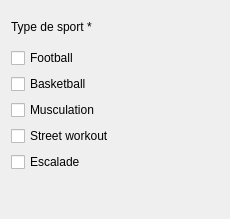
      <widget class="QWidget" name="scrollAreaWidgetContents_2">
       <property name="geometry">
        <rect>
         <x>0</x>
         <y>0</y>
         <width>230</width>
         <height>219</height>
        </rect>
       </property>
       <layout class="QGridLayout" name="gridLayout_3">
        <item row="1" column="0">
         <layout class="QVBoxLayout" name="Type_sport_2">
          <item>
           <widget class="QLabel" name="label_Sportp">
            <property name="maximumSize">
             <size>
              <width>250</width>
              <height>50</height>
             </size>
            </property>
            <property name="text">
             <string>Type de sport *</string>
            </property>
           </widget>
          </item>
          <item>
           <layout class="QVBoxLayout" name="verticalLayout_Sport_2">
            <item>
             <widget class="QCheckBox" name="checkBox_Footp">
              <property name="text">
               <string>Football</string>
              </property>
             </widget>
            </item>
            <item>
             <widget class="QCheckBox" name="pcheckBox_Basketp">
              <property name="text">
               <string>Basketball</string>
              </property>
             </widget>
            </item>
            <item>
             <widget class="QCheckBox" name="checkBox_Muscup">
              <property name="text">
               <string>Musculation</string>
              </property>
             </widget>
            </item>
            <item>
             <widget class="QCheckBox" name="checkBox_Streetp">
              <property name="text">
               <string>Street workout</string>
              </property>
             </widget>
            </item>
            <item>
             <widget class="QCheckBox" name="checkBox_Escaladep">
              <property name="text">
               <string>Escalade</string>
              </property>
             </widget>
            </item>
           </layout>
          </item>
          <item>
           <widget class="QLabel" name="label_OKpp2">
            <property name="text">
             <string/>
            </property>
           </widget>
          </item>
         </layout>
        </item>
       </layout>
      </widget>
